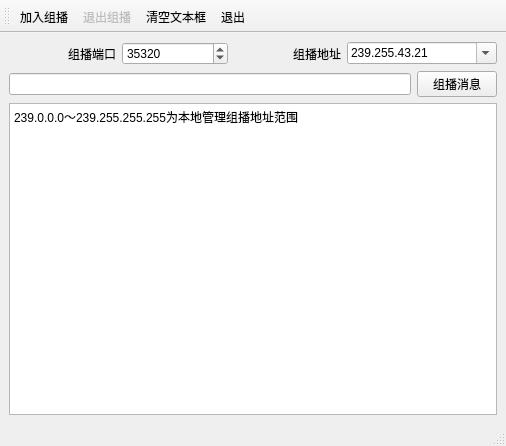
<?xml version="1.0" encoding="UTF-8"?>
<ui version="4.0">
 <class>MainWindow</class>
 <widget class="QMainWindow" name="MainWindow">
  <property name="geometry">
   <rect>
    <x>0</x>
    <y>0</y>
    <width>506</width>
    <height>446</height>
   </rect>
  </property>
  <property name="windowTitle">
   <string>MainWindow</string>
  </property>
  <property name="toolButtonStyle">
   <enum>Qt::ToolButtonStyle::ToolButtonTextUnderIcon</enum>
  </property>
  <widget class="QWidget" name="centralwidget">
   <layout class="QVBoxLayout" name="verticalLayout">
    <item>
     <layout class="QHBoxLayout" name="horizontalLayout">
      <item>
       <widget class="QLabel" name="label">
        <property name="text">
         <string>组播端口</string>
        </property>
        <property name="alignment">
         <set>Qt::AlignmentFlag::AlignRight|Qt::AlignmentFlag::AlignTrailing|Qt::AlignmentFlag::AlignVCenter</set>
        </property>
       </widget>
      </item>
      <item>
       <widget class="QSpinBox" name="spinPort">
        <property name="minimum">
         <number>1</number>
        </property>
        <property name="maximum">
         <number>65535</number>
        </property>
        <property name="value">
         <number>35320</number>
        </property>
       </widget>
      </item>
      <item>
       <widget class="QLabel" name="label_3">
        <property name="text">
         <string>组播地址</string>
        </property>
        <property name="alignment">
         <set>Qt::AlignmentFlag::AlignRight|Qt::AlignmentFlag::AlignTrailing|Qt::AlignmentFlag::AlignVCenter</set>
        </property>
       </widget>
      </item>
      <item>
       <widget class="QComboBox" name="comboIP">
        <property name="minimumSize">
         <size>
          <width>150</width>
          <height>0</height>
         </size>
        </property>
        <property name="editable">
         <bool>true</bool>
        </property>
        <property name="duplicatesEnabled">
         <bool>false</bool>
        </property>
        <item>
         <property name="text">
          <string>239.255.43.21</string>
         </property>
        </item>
        <item>
         <property name="text">
          <string>239.255.100.1</string>
         </property>
        </item>
        <item>
         <property name="text">
          <string>239.255.255.100</string>
         </property>
        </item>
       </widget>
      </item>
     </layout>
    </item>
    <item>
     <layout class="QHBoxLayout" name="horizontalLayout_2">
      <item>
       <widget class="QLineEdit" name="editMsg"/>
      </item>
      <item>
       <widget class="QPushButton" name="btnMulticast">
        <property name="text">
         <string>组播消息</string>
        </property>
       </widget>
      </item>
     </layout>
    </item>
    <item>
     <widget class="QPlainTextEdit" name="plainTextEdit">
      <property name="plainText">
       <string>239.0.0.0～239.255.255.255为本地管理组播地址范围</string>
      </property>
     </widget>
    </item>
   </layout>
  </widget>
  <widget class="QMenuBar" name="menubar">
   <property name="geometry">
    <rect>
     <x>0</x>
     <y>0</y>
     <width>506</width>
     <height>25</height>
    </rect>
   </property>
  </widget>
  <widget class="QStatusBar" name="statusbar"/>
  <widget class="QToolBar" name="toolBar">
   <property name="windowTitle">
    <string>toolBar</string>
   </property>
   <attribute name="toolBarArea">
    <enum>TopToolBarArea</enum>
   </attribute>
   <attribute name="toolBarBreak">
    <bool>false</bool>
   </attribute>
   <addaction name="actStart"/>
   <addaction name="actStop"/>
   <addaction name="actClear"/>
   <addaction name="actQuit"/>
  </widget>
  <action name="actStart">
   <property name="icon">
    <iconset resource="res.qrc">
     <normaloff>:/images/images/620.bmp</normaloff>:/images/images/620.bmp</iconset>
   </property>
   <property name="text">
    <string>加入组播</string>
   </property>
   <property name="toolTip">
    <string>加入组播</string>
   </property>
  </action>
  <action name="actStop">
   <property name="enabled">
    <bool>false</bool>
   </property>
   <property name="icon">
    <iconset resource="res.qrc">
     <normaloff>:/images/images/624.bmp</normaloff>:/images/images/624.bmp</iconset>
   </property>
   <property name="text">
    <string>退出组播</string>
   </property>
   <property name="toolTip">
    <string>退出组播</string>
   </property>
  </action>
  <action name="actQuit">
   <property name="icon">
    <iconset resource="res.qrc">
     <normaloff>:/images/images/132.bmp</normaloff>:/images/images/132.bmp</iconset>
   </property>
   <property name="text">
    <string>退出</string>
   </property>
   <property name="toolTip">
    <string>退出本程序</string>
   </property>
  </action>
  <action name="actClear">
   <property name="icon">
    <iconset resource="res.qrc">
     <normaloff>:/images/images/212.bmp</normaloff>:/images/images/212.bmp</iconset>
   </property>
   <property name="text">
    <string>清空文本框</string>
   </property>
   <property name="toolTip">
    <string>清空文本框</string>
   </property>
  </action>
  <action name="actHostInfo">
   <property name="icon">
    <iconset resource="res.qrc">
     <normaloff>:/images/images/110.JPG</normaloff>:/images/images/110.JPG</iconset>
   </property>
   <property name="text">
    <string>本机地址</string>
   </property>
   <property name="toolTip">
    <string>获取本机地址</string>
   </property>
  </action>
 </widget>
 <resources>
  <include location="res.qrc"/>
 </resources>
 <connections>
  <connection>
   <sender>actQuit</sender>
   <signal>triggered()</signal>
   <receiver>MainWindow</receiver>
   <slot>close()</slot>
   <hints>
    <hint type="sourcelabel">
     <x>-1</x>
     <y>-1</y>
    </hint>
    <hint type="destinationlabel">
     <x>254</x>
     <y>186</y>
    </hint>
   </hints>
  </connection>
 </connections>
</ui>
